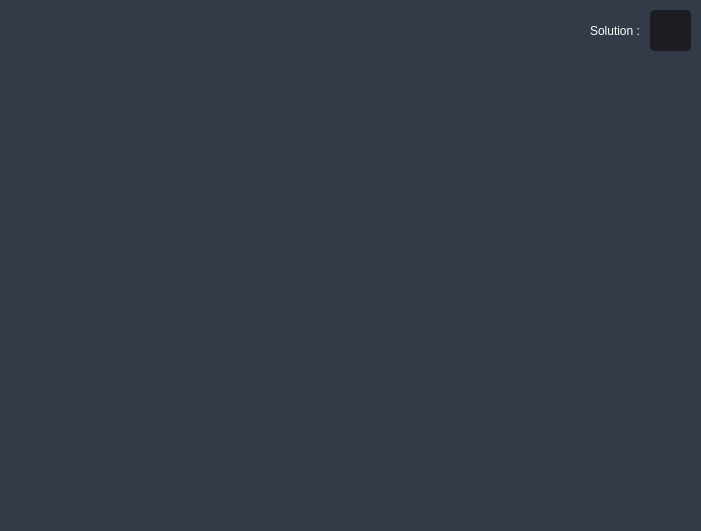
   <widget class="QWidget" name="Universal_Display" native="true">
    <property name="geometry">
     <rect>
      <x>70</x>
      <y>10</y>
      <width>701</width>
      <height>531</height>
     </rect>
    </property>
    <property name="styleSheet">
     <string notr="true">border-color: rgb(0, 0, 0) ;
color:;
background-color:#343b48;
border-radius: 5px;</string>
    </property>
    <widget class="QWidget" name="formLayoutWidget">
     <property name="geometry">
      <rect>
       <x>10</x>
       <y>0</y>
       <width>691</width>
       <height>531</height>
      </rect>
     </property>
     <layout class="QFormLayout" name="screen_form"/>
    </widget>
    <widget class="QLineEdit" name="solution">
     <property name="geometry">
      <rect>
       <x>650</x>
       <y>10</y>
       <width>41</width>
       <height>41</height>
      </rect>
     </property>
     <property name="minimumSize">
      <size>
       <width>0</width>
       <height>30</height>
      </size>
     </property>
     <property name="palette">
      <palette>
       <active>
        <colorrole role="WindowText">
         <brush brushstyle="SolidPattern">
          <color alpha="255">
           <red>210</red>
           <green>210</green>
           <blue>210</blue>
          </color>
         </brush>
        </colorrole>
        <colorrole role="Button">
         <brush brushstyle="SolidPattern">
          <color alpha="255">
           <red>27</red>
           <green>29</green>
           <blue>35</blue>
          </color>
         </brush>
        </colorrole>
        <colorrole role="Text">
         <brush brushstyle="SolidPattern">
          <color alpha="255">
           <red>210</red>
           <green>210</green>
           <blue>210</blue>
          </color>
         </brush>
        </colorrole>
        <colorrole role="ButtonText">
         <brush brushstyle="SolidPattern">
          <color alpha="255">
           <red>210</red>
           <green>210</green>
           <blue>210</blue>
          </color>
         </brush>
        </colorrole>
        <colorrole role="Base">
         <brush brushstyle="SolidPattern">
          <color alpha="255">
           <red>27</red>
           <green>29</green>
           <blue>35</blue>
          </color>
         </brush>
        </colorrole>
        <colorrole role="Window">
         <brush brushstyle="SolidPattern">
          <color alpha="255">
           <red>27</red>
           <green>29</green>
           <blue>35</blue>
          </color>
         </brush>
        </colorrole>
       </active>
       <inactive>
        <colorrole role="WindowText">
         <brush brushstyle="SolidPattern">
          <color alpha="255">
           <red>210</red>
           <green>210</green>
           <blue>210</blue>
          </color>
         </brush>
        </colorrole>
        <colorrole role="Button">
         <brush brushstyle="SolidPattern">
          <color alpha="255">
           <red>27</red>
           <green>29</green>
           <blue>35</blue>
          </color>
         </brush>
        </colorrole>
        <colorrole role="Text">
         <brush brushstyle="SolidPattern">
          <color alpha="255">
           <red>210</red>
           <green>210</green>
           <blue>210</blue>
          </color>
         </brush>
        </colorrole>
        <colorrole role="ButtonText">
         <brush brushstyle="SolidPattern">
          <color alpha="255">
           <red>210</red>
           <green>210</green>
           <blue>210</blue>
          </color>
         </brush>
        </colorrole>
        <colorrole role="Base">
         <brush brushstyle="SolidPattern">
          <color alpha="255">
           <red>27</red>
           <green>29</green>
           <blue>35</blue>
          </color>
         </brush>
        </colorrole>
        <colorrole role="Window">
         <brush brushstyle="SolidPattern">
          <color alpha="255">
           <red>27</red>
           <green>29</green>
           <blue>35</blue>
          </color>
         </brush>
        </colorrole>
       </inactive>
       <disabled>
        <colorrole role="WindowText">
         <brush brushstyle="SolidPattern">
          <color alpha="255">
           <red>210</red>
           <green>210</green>
           <blue>210</blue>
          </color>
         </brush>
        </colorrole>
        <colorrole role="Button">
         <brush brushstyle="SolidPattern">
          <color alpha="255">
           <red>27</red>
           <green>29</green>
           <blue>35</blue>
          </color>
         </brush>
        </colorrole>
        <colorrole role="Text">
         <brush brushstyle="SolidPattern">
          <color alpha="255">
           <red>210</red>
           <green>210</green>
           <blue>210</blue>
          </color>
         </brush>
        </colorrole>
        <colorrole role="ButtonText">
         <brush brushstyle="SolidPattern">
          <color alpha="255">
           <red>210</red>
           <green>210</green>
           <blue>210</blue>
          </color>
         </brush>
        </colorrole>
        <colorrole role="Base">
         <brush brushstyle="SolidPattern">
          <color alpha="255">
           <red>27</red>
           <green>29</green>
           <blue>35</blue>
          </color>
         </brush>
        </colorrole>
        <colorrole role="Window">
         <brush brushstyle="SolidPattern">
          <color alpha="255">
           <red>27</red>
           <green>29</green>
           <blue>35</blue>
          </color>
         </brush>
        </colorrole>
       </disabled>
      </palette>
     </property>
     <property name="font">
      <font>
       <family>Segoe UI</family>
       <pointsize>9</pointsize>
      </font>
     </property>
     <property name="styleSheet">
      <string notr="true">QLineEdit {
	background-color: rgb(27, 29, 35);
	border-radius: 5px;
	border: 2px solid rgb(27, 29, 35);
	padding-left: 10px;
}
QLineEdit:hover {
	border: 2px solid rgb(64, 71, 88);
	background-color: rgb(52, 59, 72);
}
QLineEdit:focus {
	border: 2px solid rgb(91, 101, 124);
}</string>
     </property>
     <property name="text">
      <string/>
     </property>
     <property name="readOnly">
      <bool>false</bool>
     </property>
     <property name="placeholderText">
      <string/>
     </property>
    </widget>
    <widget class="QLabel" name="solu_label">
     <property name="geometry">
      <rect>
       <x>590</x>
       <y>10</y>
       <width>51</width>
       <height>41</height>
      </rect>
     </property>
     <property name="palette">
      <palette>
       <active>
        <colorrole role="WindowText">
         <brush brushstyle="SolidPattern">
          <color alpha="255">
           <red>255</red>
           <green>255</green>
           <blue>255</blue>
          </color>
         </brush>
        </colorrole>
        <colorrole role="Button">
         <brush brushstyle="SolidPattern">
          <color alpha="255">
           <red>52</red>
           <green>59</green>
           <blue>72</blue>
          </color>
         </brush>
        </colorrole>
        <colorrole role="Text">
         <brush brushstyle="SolidPattern">
          <color alpha="255">
           <red>255</red>
           <green>255</green>
           <blue>255</blue>
          </color>
         </brush>
        </colorrole>
        <colorrole role="ButtonText">
         <brush brushstyle="SolidPattern">
          <color alpha="255">
           <red>255</red>
           <green>255</green>
           <blue>255</blue>
          </color>
         </brush>
        </colorrole>
        <colorrole role="Base">
         <brush brushstyle="SolidPattern">
          <color alpha="255">
           <red>52</red>
           <green>59</green>
           <blue>72</blue>
          </color>
         </brush>
        </colorrole>
        <colorrole role="Window">
         <brush brushstyle="SolidPattern">
          <color alpha="255">
           <red>52</red>
           <green>59</green>
           <blue>72</blue>
          </color>
         </brush>
        </colorrole>
       </active>
       <inactive>
        <colorrole role="WindowText">
         <brush brushstyle="SolidPattern">
          <color alpha="255">
           <red>255</red>
           <green>255</green>
           <blue>255</blue>
          </color>
         </brush>
        </colorrole>
        <colorrole role="Button">
         <brush brushstyle="SolidPattern">
          <color alpha="255">
           <red>52</red>
           <green>59</green>
           <blue>72</blue>
          </color>
         </brush>
        </colorrole>
        <colorrole role="Text">
         <brush brushstyle="SolidPattern">
          <color alpha="255">
           <red>255</red>
           <green>255</green>
           <blue>255</blue>
          </color>
         </brush>
        </colorrole>
        <colorrole role="ButtonText">
         <brush brushstyle="SolidPattern">
          <color alpha="255">
           <red>255</red>
           <green>255</green>
           <blue>255</blue>
          </color>
         </brush>
        </colorrole>
        <colorrole role="Base">
         <brush brushstyle="SolidPattern">
          <color alpha="255">
           <red>52</red>
           <green>59</green>
           <blue>72</blue>
          </color>
         </brush>
        </colorrole>
        <colorrole role="Window">
         <brush brushstyle="SolidPattern">
          <color alpha="255">
           <red>52</red>
           <green>59</green>
           <blue>72</blue>
          </color>
         </brush>
        </colorrole>
       </inactive>
       <disabled>
        <colorrole role="WindowText">
         <brush brushstyle="SolidPattern">
          <color alpha="255">
           <red>255</red>
           <green>255</green>
           <blue>255</blue>
          </color>
         </brush>
        </colorrole>
        <colorrole role="Button">
         <brush brushstyle="SolidPattern">
          <color alpha="255">
           <red>52</red>
           <green>59</green>
           <blue>72</blue>
          </color>
         </brush>
        </colorrole>
        <colorrole role="Text">
         <brush brushstyle="SolidPattern">
          <color alpha="255">
           <red>255</red>
           <green>255</green>
           <blue>255</blue>
          </color>
         </brush>
        </colorrole>
        <colorrole role="ButtonText">
         <brush brushstyle="SolidPattern">
          <color alpha="255">
           <red>255</red>
           <green>255</green>
           <blue>255</blue>
          </color>
         </brush>
        </colorrole>
        <colorrole role="Base">
         <brush brushstyle="SolidPattern">
          <color alpha="255">
           <red>52</red>
           <green>59</green>
           <blue>72</blue>
          </color>
         </brush>
        </colorrole>
        <colorrole role="Window">
         <brush brushstyle="SolidPattern">
          <color alpha="255">
           <red>52</red>
           <green>59</green>
           <blue>72</blue>
          </color>
         </brush>
        </colorrole>
       </disabled>
      </palette>
     </property>
     <property name="font">
      <font>
       <family>Segoe UI</family>
       <pointsize>9</pointsize>
       <weight>50</weight>
       <bold>false</bold>
      </font>
     </property>
     <property name="styleSheet">
      <string notr="true">color: rgb(255, 255, 255)</string>
     </property>
     <property name="text">
      <string>Solution :</string>
     </property>
    </widget>
    <widget class="QLabel" name="out_workspace">
     <property name="geometry">
      <rect>
       <x>160</x>
       <y>510</y>
       <width>451</width>
       <height>21</height>
      </rect>
     </property>
     <property name="palette">
      <palette>
       <active>
        <colorrole role="WindowText">
         <brush brushstyle="SolidPattern">
          <color alpha="255">
           <red>222</red>
           <green>222</green>
           <blue>0</blue>
          </color>
         </brush>
        </colorrole>
        <colorrole role="Button">
         <brush brushstyle="SolidPattern">
          <color alpha="255">
           <red>52</red>
           <green>59</green>
           <blue>72</blue>
          </color>
         </brush>
        </colorrole>
        <colorrole role="Text">
         <brush brushstyle="SolidPattern">
          <color alpha="255">
           <red>222</red>
           <green>222</green>
           <blue>0</blue>
          </color>
         </brush>
        </colorrole>
        <colorrole role="ButtonText">
         <brush brushstyle="SolidPattern">
          <color alpha="255">
           <red>222</red>
           <green>222</green>
           <blue>0</blue>
          </color>
         </brush>
        </colorrole>
        <colorrole role="Base">
         <brush brushstyle="SolidPattern">
          <color alpha="255">
           <red>52</red>
           <green>59</green>
           <blue>72</blue>
          </color>
         </brush>
        </colorrole>
        <colorrole role="Window">
         <brush brushstyle="SolidPattern">
          <color alpha="255">
           <red>52</red>
           <green>59</green>
           <blue>72</blue>
          </color>
         </brush>
        </colorrole>
       </active>
       <inactive>
        <colorrole role="WindowText">
         <brush brushstyle="SolidPattern">
          <color alpha="255">
           <red>222</red>
           <green>222</green>
           <blue>0</blue>
          </color>
         </brush>
        </colorrole>
        <colorrole role="Button">
         <brush brushstyle="SolidPattern">
          <color alpha="255">
           <red>52</red>
           <green>59</green>
           <blue>72</blue>
          </color>
         </brush>
        </colorrole>
        <colorrole role="Text">
         <brush brushstyle="SolidPattern">
          <color alpha="255">
           <red>222</red>
           <green>222</green>
           <blue>0</blue>
          </color>
         </brush>
        </colorrole>
        <colorrole role="ButtonText">
         <brush brushstyle="SolidPattern">
          <color alpha="255">
           <red>222</red>
           <green>222</green>
           <blue>0</blue>
          </color>
         </brush>
        </colorrole>
        <colorrole role="Base">
         <brush brushstyle="SolidPattern">
          <color alpha="255">
           <red>52</red>
           <green>59</green>
           <blue>72</blue>
          </color>
         </brush>
        </colorrole>
        <colorrole role="Window">
         <brush brushstyle="SolidPattern">
          <color alpha="255">
           <red>52</red>
           <green>59</green>
           <blue>72</blue>
          </color>
         </brush>
        </colorrole>
       </inactive>
       <disabled>
        <colorrole role="WindowText">
         <brush brushstyle="SolidPattern">
          <color alpha="255">
           <red>222</red>
           <green>222</green>
           <blue>0</blue>
          </color>
         </brush>
        </colorrole>
        <colorrole role="Button">
         <brush brushstyle="SolidPattern">
          <color alpha="255">
           <red>52</red>
           <green>59</green>
           <blue>72</blue>
          </color>
         </brush>
        </colorrole>
        <colorrole role="Text">
         <brush brushstyle="SolidPattern">
          <color alpha="255">
           <red>222</red>
           <green>222</green>
           <blue>0</blue>
          </color>
         </brush>
        </colorrole>
        <colorrole role="ButtonText">
         <brush brushstyle="SolidPattern">
          <color alpha="255">
           <red>222</red>
           <green>222</green>
           <blue>0</blue>
          </color>
         </brush>
        </colorrole>
        <colorrole role="Base">
         <brush brushstyle="SolidPattern">
          <color alpha="255">
           <red>52</red>
           <green>59</green>
           <blue>72</blue>
          </color>
         </brush>
        </colorrole>
        <colorrole role="Window">
         <brush brushstyle="SolidPattern">
          <color alpha="255">
           <red>52</red>
           <green>59</green>
           <blue>72</blue>
          </color>
         </brush>
        </colorrole>
       </disabled>
      </palette>
     </property>
     <property name="font">
      <font>
       <family>Segoe UI</family>
       <pointsize>9</pointsize>
       <weight>75</weight>
       <bold>true</bold>
      </font>
     </property>
     <property name="styleSheet">
      <string notr="true">color: rgb(222, 222, 0)
</string>
     </property>
     <property name="frameShadow">
      <enum>QFrame::Plain</enum>
     </property>
     <property name="text">
      <string/>
     </property>
    </widget>
   </widget>
